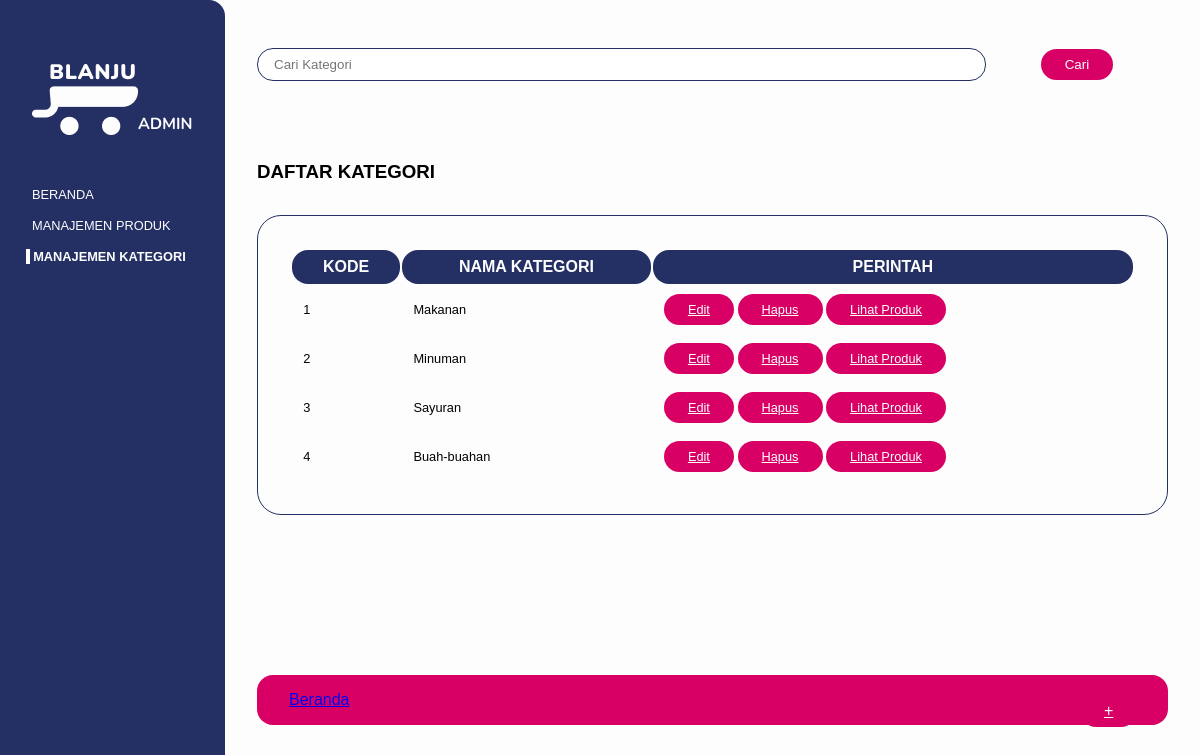
Page /modul-5_praktikan/app/admin/manajemen_kategori.php on the committed database.
### tables this page shows
CREATE TABLE `categories` (
  `kodeKategori` int(11) NOT NULL,
  `namaKategori` varchar(100) NOT NULL
);

### modul-5_praktikan/app/database.php (called while the page is built, shortened)
<?php
function getAllDataCategories()
{
	try{
		$statement = DB->query("SELECT * FROM categories");
		$statement->execute();
		return $statement->fetchAll(PDO::FETCH_ASSOC);
	}
	catch(PDOException $err){
		echo $err->getMessage();
	}
}
?>

### modul-5_praktikan/app/admin/manajemen_kategori.php (the view, shortened to what this page needs)
<?php
    require_once("templates/header.php");
    $categories=getAllDataCategories();
?>
    <section id="content-header">
        <form action="" method="post">
            <div class="content-header-container">
                <div class="input-form">
                    <input type="text" placeholder="Cari Kategori">
                </div>
                <div class="input-button">
                    <button type="submit" class="primary-btn">Cari</button>
                </div>
            </div>
        </form>
    </section>
    <section id="content-main">
        <div class="content-main-container">
            <div class="add-product">
                <a class="primary-btn" href="tambah_kategori.php">+</a>
            </div>
            <h1>DAFTAR KATEGORI</h1>
            <div class="form-add-product">
                <div class="table-style">
                    <table>
                            <tr>
                                <th>KODE</th>
                                <th>NAMA KATEGORI</th>
                                <th>PERINTAH</th>
                            </tr>
                            <?php foreach ($categories as $category) : ?>
                                        <tr>
                                            <td><?=$category["kodeKategori"]?></td>
                                            <td><?=ucwords($category["namaKategori"])?></td>
                                            <td><a href="edit_kategori.php?kat=<?= $category["kodeKategori"]?>" class="primary-btn">Edit</a>
                                            <a href="hapus_data_kategori.php?kat=<?= $category["kodeKategori"]?>" class="primary-btn">Hapus</a> <a href="produk_kategori.php?kat=<?= $category["kodeKategori"]?>" class="primary-btn">Lihat Produk</a> </td>
                                        </tr>
                                <?php
                                    endforeach
                                ?>
                    </table>
                </div>
            </div>
        </div>
    </section>
<?php require_once("templates/footer.php"); ?>

### modul-5_praktikan/assets/css/base.css (style rules this page uses)
* { margin:0 auto; font-family: sans-serif; }
.primary-btn { background-color: #D80064; color: #FDFDFD; padding:0.5rem 1.5rem; outline: none; border-radius: 1rem; border: none; }
.input-form { margin:1rem 0; }
.input-form input { border: #243064 solid 1px; padding:0.5rem 1rem; border-radius: 1rem; box-sizing: border-box; }
.table-style table { width: 100%; }
.table-style tr th { color: #FDFDFD ; font-size: 1rem; font-weight: bold; background-color: #243064; border-radius: 1rem; padding:0.5rem 0.7rem; }
.table-style tr td { font-size: 0.8rem; padding:1rem 0.7rem; }
.table-style tr td:first-child { font-size: 0.8rem; padding:1rem 0.7rem; }

### modul-5_praktikan/assets/css/admin.css (style rules this page uses)
#content-header { margin-bottom: 4rem; }
.content-header-container { display: flex; justify-content: space-between; align-items: center; }
.content-header-container .input-form { width:80%; }
.content-header-container .input-form input { width:100%; }
#content-main { position: relative; }
.add-product { position: fixed; bottom:10%; left: 90%; box-shadow: 10px 10px 29px -12px rgba(0,0,0,0.75); -webkit-box-shadow: 10px 10px 29px -12px rgba(0,0,0,0.75); -moz-box-shadow: 10px 10px 29px -12px rgba(0,0,0,0.75); }
.form-add-product { margin:2rem 0; border: #243064 1px solid; border-radius: 1.5rem; padding:2rem; }

### rows in the picture
categories: kodeKategori "1", namaKategori "Makanan"
categories: kodeKategori "2", namaKategori "Minuman"
categories: kodeKategori "3", namaKategori "Sayuran"
categories: kodeKategori "4", namaKategori "Buah-buahan"
